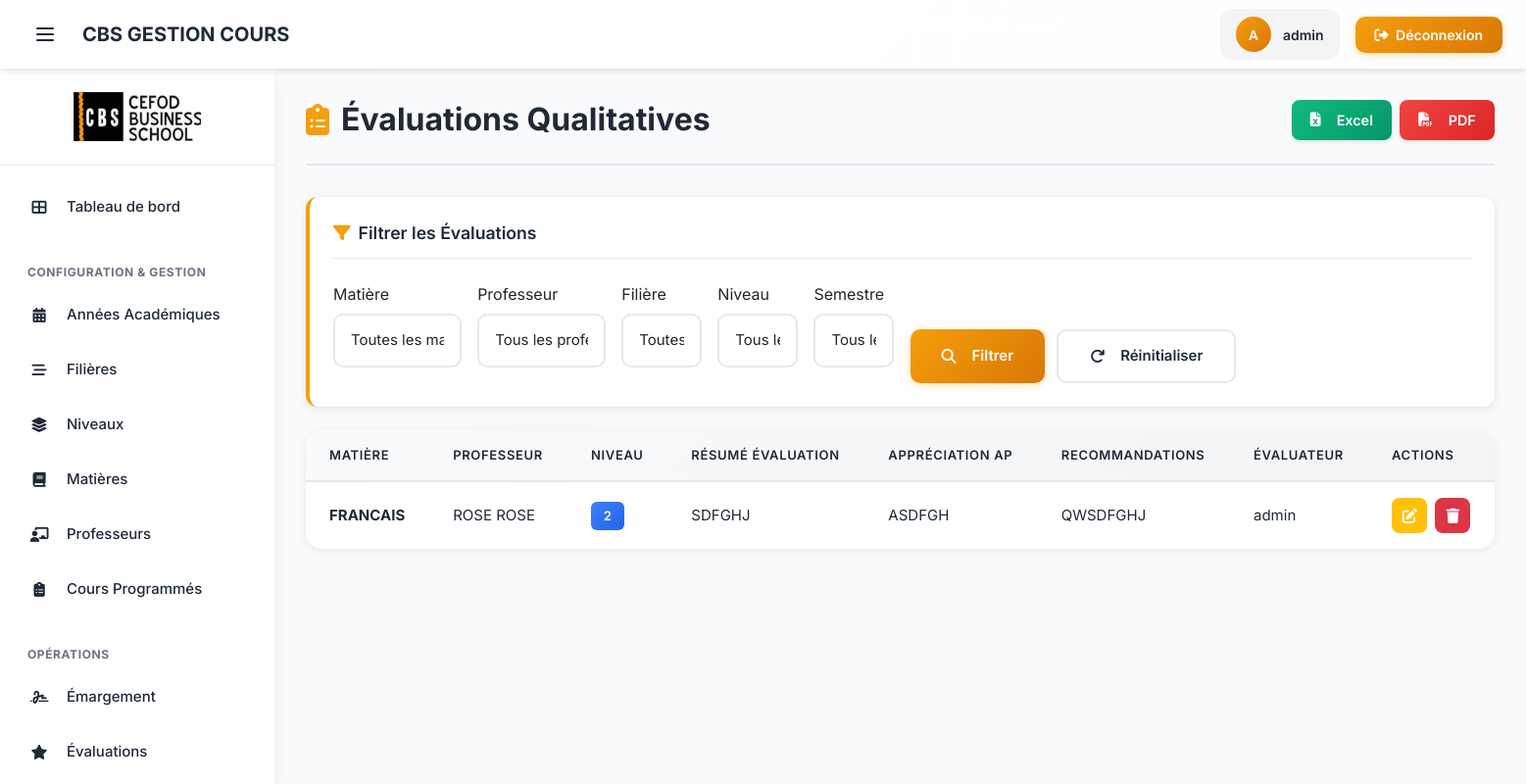
Page /evaluations/ (signed in) on the earlier database version.
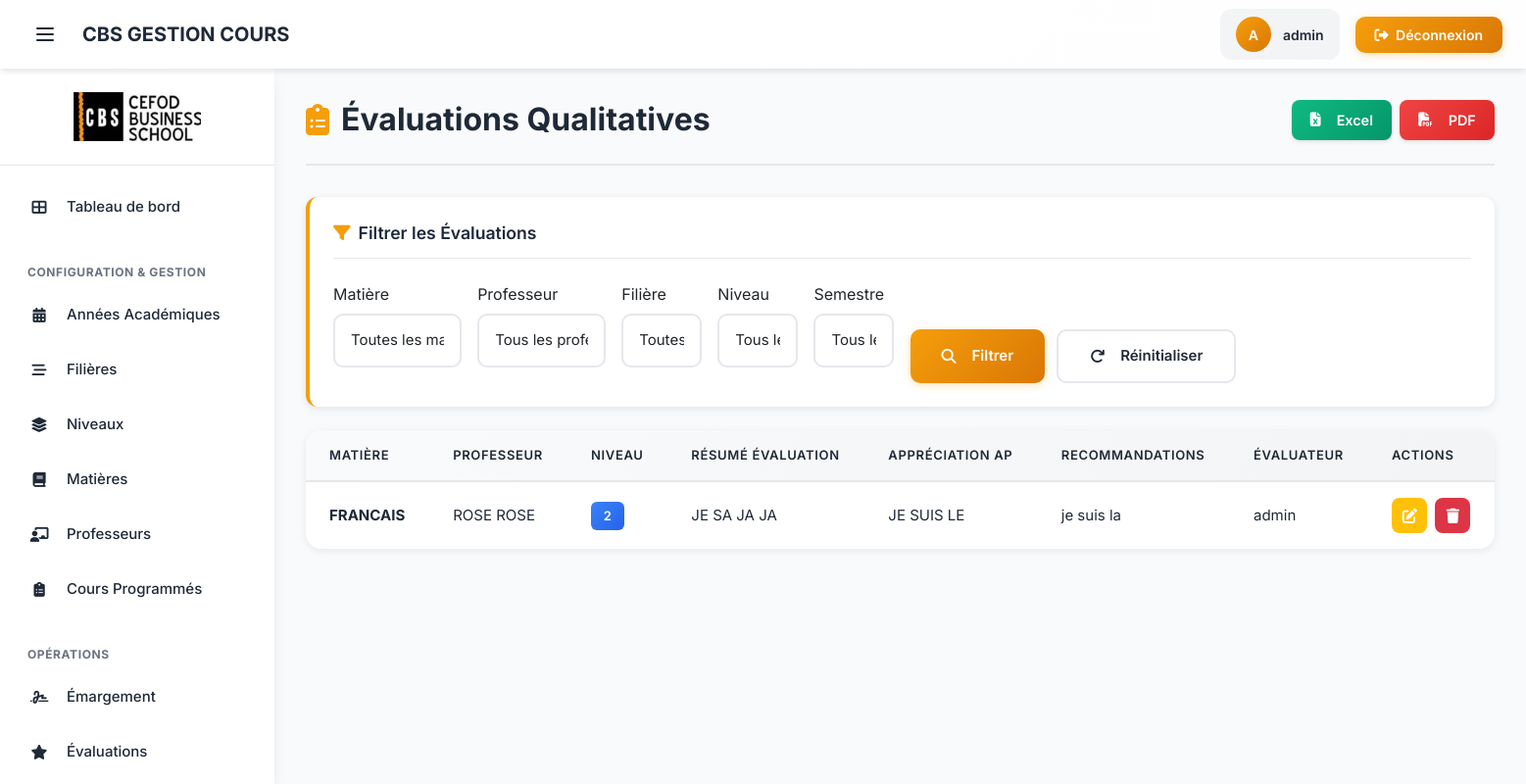
Same page on the later database version.
### gestion_cours/models.py (models this page shows, shortened)
class Evaluation(models.Model):
    matiere_programmer = models.OneToOneField(MatiereProgrammee, on_delete=models.CASCADE)
    utilisateur_evaluation = models.ForeignKey(
        User,
        on_delete=models.SET_NULL,
        null=True,
        blank=True,
        verbose_name="Évalué par"
    )
    resume_evaluation = models.TextField(verbose_name="Résumé de l'Évaluation du Cours")
    resume_ap = models.TextField(verbose_name="Appréciation de l'Assistant Pédagogique (AP)")
    recommandation = models.TextField(verbose_name="Recommandations et Suggestions")
    class Meta:
        verbose_name_plural = "Évaluations"

class MatiereProgrammee(models.Model):
    SEMESTRE_CHOICES = [
        ('S1', 'Semestre 1'),
        ('S2', 'Semestre 2'),
    ]
    matiere = models.ForeignKey(Matiere, on_delete=models.CASCADE)
    filiere = models.ForeignKey(Filiere, on_delete=models.CASCADE)
    niveau = models.ForeignKey(Niveau, on_delete=models.CASCADE)
    professeur = models.ForeignKey(Professeur, on_delete=models.CASCADE)
    annee_academique = models.ForeignKey(AnneeAcademique, on_delete=models.CASCADE)
    semestre = models.CharField(
        max_length=2,
        choices=SEMESTRE_CHOICES,
        default='S1'
    )
    nbr_heure = models.DecimalField(max_digits=5, decimal_places=2, verbose_name="Volume horaire prévu")
    date_debut_estimee = models.DateField(null=True, blank=True)
    date_fin_estimee = models.DateField(null=True, blank=True)
    class Meta:
        verbose_name_plural = "Matières Programmées"
        unique_together = ('matiere', 'filiere', 'niveau', 'annee_academique', 'semestre')

class Matiere(models.Model):
    code = models.CharField(max_length=10, unique=True)
    libelle = models.CharField(max_length=100)
    def __str__(self):
        return self.libelle
    class Meta:
        verbose_name_plural = "Matières"

class Professeur(models.Model):
    nom = models.CharField(max_length=100)
    prenoms = models.CharField(max_length=150)
    contact = models.CharField(max_length=50, unique=True)
    email = models.EmailField(unique=True)
    grade = models.CharField(
        max_length=100,
        null=True,
        blank=True,
        verbose_name="Grade universitaire"
    )
    domaine = models.CharField(
        max_length=100,
        null=True,
        blank=True,
        verbose_name="Domaine d'expertise"
    )
    cv = models.FileField(
        upload_to='professeurs/cvs/',
        null=True,
        blank=True,
        verbose_name="CV (Fichier)"
    )
    dernier_diplome = models.FileField(
        upload_to='professeurs/diplomes/',
        null=True,
        blank=True,
        verbose_name="Dernier Diplôme (Fichier)"
    )
    def __str__(self):
        return f"{self.nom} {self.prenoms}"
    class Meta:
        verbose_name = "Professeur"
        verbose_name_plural = "Professeurs"
        ordering = ['nom']

class Niveau(models.Model):
    LIBELLE_CHOICES = [
        ('Licence', 'Licence'),
        ('Master', 'Master'),
    ]
    libelle = models.CharField(max_length=10, choices=LIBELLE_CHOICES)
    niv = models.IntegerField() # 1, 2 ou 3
    filiere = models.ForeignKey(Filiere, on_delete=models.CASCADE)
    def __str__(self):
        return f"{self.libelle} {self.niv} - {self.filiere.code}"
    class Meta:
        verbose_name_plural = "Niveaux"
        unique_together = ('libelle', 'filiere', 'niv')

### gestion_cours/views_cours_management.py (the view, shortened to what this page needs)
# urls.py: path('evaluations/', views.evaluation_list_view, name='evaluation_list'),
@login_required
def evaluation_list_view(request):
    annee_active = get_active_annee_academique()
    if not annee_active:
        messages.warning(request, "Attention : Aucune Année Académique active.")
        evaluation_list = Evaluation.objects.none()
    else:
        evaluation_list = Evaluation.objects.filter(
            matiere_programmer__annee_academique=annee_active
        ).select_related(
            'matiere_programmer__matiere',
            'matiere_programmer__professeur',
            'matiere_programmer__niveau',
            'utilisateur_evaluation'
        ).order_by('-id')
    evaluation_filter = EvaluationFilter(request.GET, queryset=evaluation_list)
    context = {
        'filter': evaluation_filter,
        'evaluations': evaluation_filter.qs,
    }
    return render(request, 'gestion_cours/evaluation_list.html', context)

### gestion_cours/models.py (called while the page is built)
    def __str__(self):
        return self.libelle

### gestion_cours/views_dashboard.py (called while the page is built)
def get_active_annee_academique():
    try:
        return AnneeAcademique.objects.get(active=True)
    except AnneeAcademique.DoesNotExist:
        return None
    except AnneeAcademique.MultipleObjectsReturned:
        return AnneeAcademique.objects.filter(active=True).order_by('-id').first()

### gestion_cours/templates/gestion_cours/evaluation_list.html (shortened to what the changed rows need)
{% extends "base.html" %}
{% load static %}
{% block content %}
<div class="page-header">
    <h1 class="page-title">
        <i class="fas fa-clipboard-list"></i>
        Évaluations Qualitatives
    </h1>
</div>
<div class="table-card">
    <div class="table-wrapper">
        {% if evaluations %}
        <div class="table-responsive">
            <table class="data-table">
                <thead>
                    <tr>
                        <th>Matière</th>
                        <th>Professeur</th>
                        <th>Niveau</th>
                        <th>Résumé Évaluation</th>
                        <th>Appréciation AP</th>
                        <th>Recommandations</th>
                        <th>Évaluateur</th>
                        <th class="col-actions">Actions</th>
                    </tr>
                </thead>
                <tbody>
                    {% for eval in evaluations %}
                    <tr>
                        <td>
                            <strong>{{ eval.matiere_programmer.matiere.libelle }}</strong>
                        </td>
                        <td>{{ eval.matiere_programmer.professeur }}</td>
                        <td>
                            <span class="badge badge-info">{{ eval.matiere_programmer.niveau.niv }}</span>
                        </td>
                        <td class="text-truncate" style="max-width: 200px;">
                            {{ eval.resume_evaluation|truncatewords:15 }}
                        </td>
                        <td class="text-truncate" style="max-width: 200px;">
                            {{ eval.resume_ap|truncatewords:15 }}
                        </td>
                        <td class="text-truncate" style="max-width: 200px;">
                            {{ eval.recommandation|truncatewords:15 }}
                        </td>
                        <td>{{ eval.utilisateur_evaluation.username }}</td>
                        <td>
                            <div class="action-buttons">
                                <a href="{% url 'gestion_cours:evaluation_update' eval.pk %}"
                                   class="btn-action btn-action-edit"
                                   title="Modifier">
                                    <i class="fas fa-edit"></i>
                                </a>
                                <a href="{% url 'gestion_cours:evaluation_delete' eval.pk %}"
                                   class="btn-action btn-action-delete"
                                   title="Supprimer">
                                    <i class="fas fa-trash"></i>
                                </a>
                            </div>
                        </td>
                    </tr>
                    {% endfor %}
                </tbody>
            </table>
        </div>
        {% else %}
        <div class="empty-state">
            <i class="fas fa-clipboard-list fa-3x text-muted mb-3"></i>
            <p class="text-muted">Aucune évaluation trouvée.</p>
        </div>
        {% endif %}
    </div>
</div>
{% endblock %}

Differences in the rows shown:
changed Evaluation "FRANCAIS": resume_evaluation "SDFGHJ" → "JE SA JA JA"; resume_ap "ASDFGH" → "JE SUIS LE"; recommandation "QWSDFGHJ" → "je suis la"
